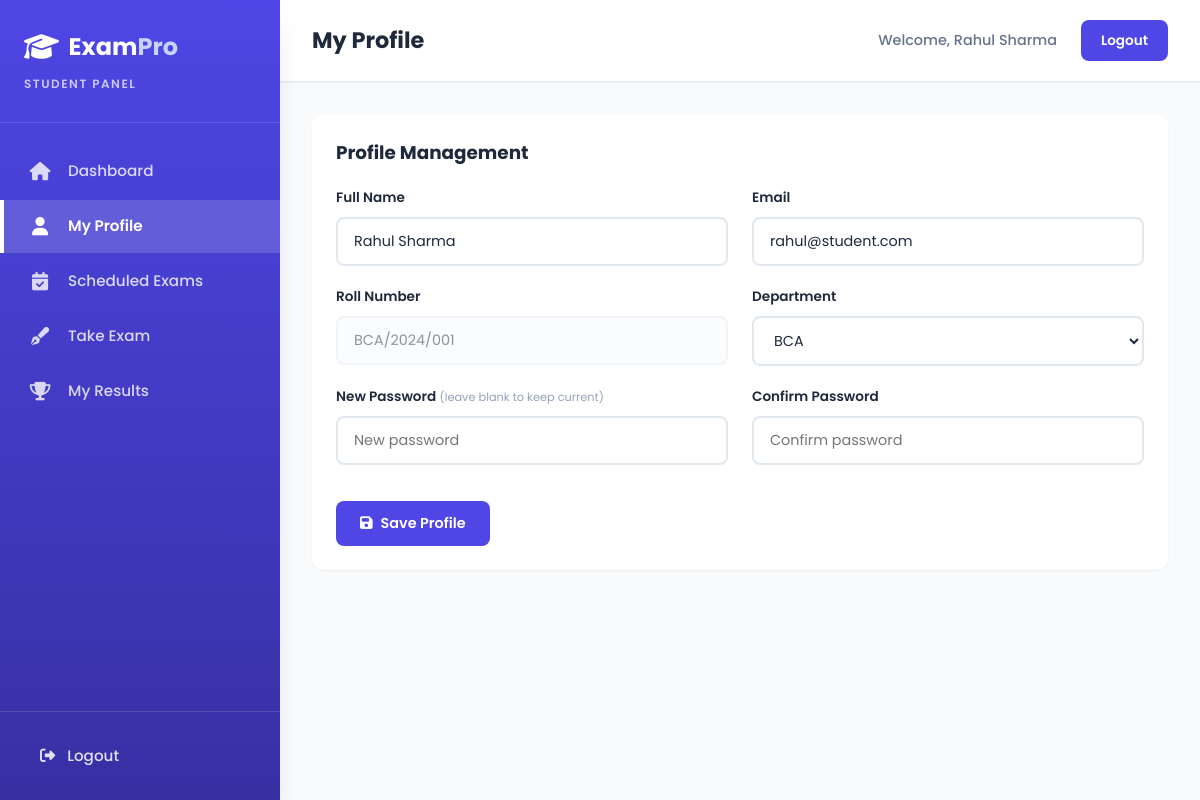
The page /pages/student-profile.php (signed in) on the database its author committed.
### tables this page shows
CREATE TABLE IF NOT EXISTS students (
    id INT AUTO_INCREMENT PRIMARY KEY,
    name VARCHAR(100) NOT NULL,
    email VARCHAR(100) NOT NULL UNIQUE,
    roll_number VARCHAR(50) NOT NULL,
    department VARCHAR(50) DEFAULT 'BCA',
    password VARCHAR(255) NOT NULL,
    created_at TIMESTAMP DEFAULT CURRENT_TIMESTAMP
);

### pages/student-profile.php (the view, shortened to what this page needs)
<?php
require_once '../config/db.php';
$student_id = $_SESSION['student_id'];
$stmt = $conn->prepare("SELECT * FROM students WHERE id = ?");
$stmt->bind_param("i", $student_id);
$stmt->execute();
$student = $stmt->get_result()->fetch_assoc();
?>
<!DOCTYPE html>
<html lang="en">
<head>
    <link rel="stylesheet" href="https://cdnjs.cloudflare.com/ajax/libs/font-awesome/6.4.0/css/all.min.css">
    <link rel="stylesheet" href="student-panel.css">
</head>
<body>
    <aside class="sidebar">
        <div class="sidebar-header">
            <a href="../index.html" class="logo"><i class="fas fa-graduation-cap"></i><span>Exam<span class="logo-accent">Pro</span></span></a>
            <span class="panel-label">Student Panel</span>
        </div>
        <nav class="sidebar-nav">
            <a href="student-panel.php" class="nav-item"><i class="fas fa-home"></i><span>Dashboard</span></a>
            <a href="student-profile.php" class="nav-item active"><i class="fas fa-user"></i><span>My Profile</span></a>
            <a href="scheduled-exams.php" class="nav-item"><i class="fas fa-calendar-check"></i><span>Scheduled Exams</span></a>
            <a href="take-exam.php" class="nav-item"><i class="fas fa-pen-fancy"></i><span>Take Exam</span></a>
            <a href="my-results.php" class="nav-item"><i class="fas fa-trophy"></i><span>My Results</span></a>
        </nav>
        <div class="sidebar-footer"><a href="logout.php" class="back-link"><i class="fas fa-sign-out-alt"></i><span>Logout</span></a></div>
    </aside>
    <main class="main-content">
        <header class="topbar">
            <h1>My Profile</h1>
            <div class="topbar-actions">
                <span class="user-greeting">Welcome, <?= htmlspecialchars($student['name']) ?></span>
                <a href="logout.php" class="btn btn-login">Logout</a>
            </div>
        </header>
        <div class="dashboard-content">
            <div class="content-card">
                <h2 class="section-title-inline">Profile Management</h2>
                <form class="exam-form" method="POST" action="">
                    <div class="form-row">
                        <div class="form-group"><label>Full Name</label><input type="text" name="name" value="<?= htmlspecialchars($student['name']) ?>" required></div>
                        <div class="form-group"><label>Email</label><input type="email" name="email" value="<?= htmlspecialchars($student['email']) ?>" required></div>
                    </div>
                    <div class="form-row">
                        <div class="form-group"><label>Roll Number</label><input type="text" value="<?= htmlspecialchars($student['roll_number']) ?>" disabled></div>
                        <div class="form-group"><label>Department</label>
                            <select name="department">
                                <option value="BCA" <?= $student['department'] === 'BCA' ? 'selected' : '' ?>>BCA</option>
                            </select>
                        </div>
                    </div>
                    <div class="form-row">
                        <div class="form-group"><label>New Password <small>(leave blank to keep current)</small></label><input type="password" name="new_password" placeholder="New password"></div>
                        <div class="form-group"><label>Confirm Password</label><input type="password" name="confirm_password" placeholder="Confirm password"></div>
                    </div>
                    <button type="submit" class="btn btn-primary-action"><i class="fas fa-save"></i> Save Profile</button>
                </form>
            </div>
        </div>
    </main>
</body>
</html>

### rows shown on the page
students: name "Rahul Sharma", email "rahul@student.com", roll_number "BCA/2024/001", department "BCA"
